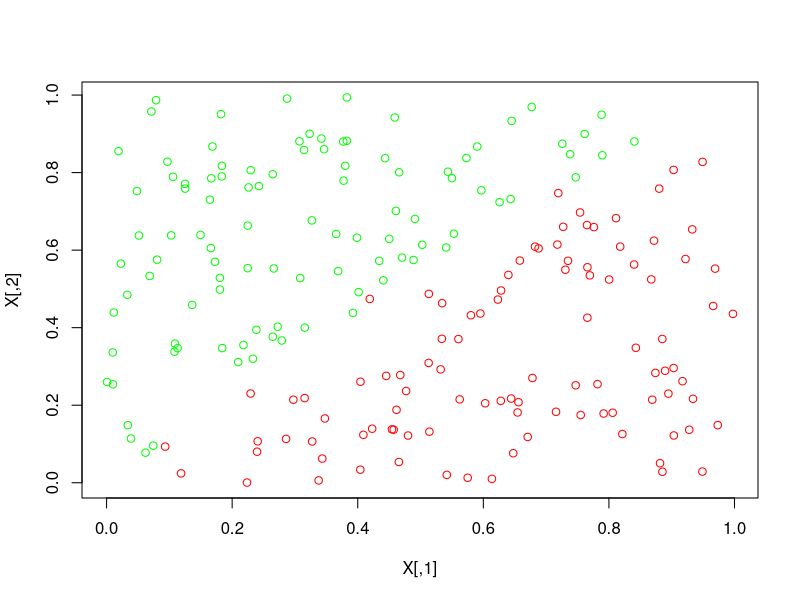

This chart was generated by the following R code: (Note: this script raises an error after producing the figure.)
generate_points <- function(N, include_func, direction, B_N, B_P) {
    # Create set of 2D points, with binary categorisation split
    # fuzzily either side of 2 2D decision boundary.
    points = matrix(nrow=0, ncol=2)
    while(dim(points)[1] < N)
    {
        P = c(runif(1), runif(1))
        signed_dist = (B_N %*% (P - B_P))[1]
        include_prob = include_func(signed_dist, direction)
        if(runif(1) > include_prob)
            next
        points = rbind(points, P)
    }
    return(points)
}

include_func <- function(signed_dist, direction) {
    # Given a signed distance value from the decision boundary,
    # return whether point is included
    include_prob = 0.5 * (10 * direction * signed_dist + 1)
    include_prob = pmax(pmin(include_prob, 1.0), 0.0)
    include_prob = include_prob ^ 1
    include_prob
}

create_data <- function(N, B_P, B_D) {
    # Create 2D points data, with binary classification indicator
    # and corresponding display color
    B_N = c(-1.0 * B_D[2], B_D[1])

    set_A = generate_points(N/2, include_func, 1.0, B_N, B_P)
    set_B = generate_points(N/2, include_func, -1.0, B_N, B_P)
    X0 = rbind(set_A, set_B)
    Y0 = c(rep(-1, N/2), rep(1, N/2))

    indices0 = rep(0, N)
    for(i in 1:N)
        indices0[i] = i

    indices = sample(indices0, replace=FALSE)

    data = matrix(nrow=0, ncol=4)

    for(i in 1:N)
    {
        if(Y0[indices[i]] == 1)
            col = "red"
        else
            col = "green"
        data = rbind(data, c(X0[indices[i],], Y0[indices[i]], col))
    }
    return(data)
}

objective_function <- function(X, Y, DELTAS){
    # The objective function of the SVM optimisation.
    tmp = 0
    for(i in 1:N)
    {
        for(k in 1:N)
        {
            tmp = tmp + DELTAS[i] * DELTAS[k] * Y[i] * Y[k] * as.numeric(X[i,] %*% X[k,])
        }
    }

    sum(DELTAS) - 0.5 * tmp
}

objective_reduced <- function(X, Y, ZETA, DELTAS, i1, i2) {
    # Determine the values of the 2 indicated variables which maximise
    # the objective function when all other variables are held constant 
    d1_lin = 0.0
    d2_lin = 0.0
    d1_quad = 0.0
    d2_quad = 0.0
    cross_quad = 0.0

    for(i in 1:N)
    {
        for(k in 1:N)
        {
            if((i == i1)&&(k == i1))
                d1_quad = d1_quad - 0.5 * (Y[i] * Y[k] * as.numeric(X[i,] %*% X[k,]))
                next
            if((i == i1)&&(k == i2))
                cross_quad = cross_quad - 0.5 * ( Y[i] * Y[k] * as.numeric(X[i,] %*% X[k,]))
                next
            if((i == i2)&&(k == i1))
                cross_quad = cross_quad - 0.5 * (Y[i] * Y[k] * as.numeric(X[i,] %*% X[k,]))
                next
            if((i == i2)&&(k == i2))
                d2_quad = d2_quad - 0.5 * ( Y[i] * Y[k] * as.numeric(X[i,] %*% X[k,]))
                next

            if((i == i1)||(k == i1))
                d1_lin = d1_lin - 0.5 * (Y[i] * Y[k] * as.numeric(X[i,] %*% X[k,]))
                next
            if((i == i2)||(k == i2))
                d2_lin = d2_lin - 0.5 * (Y[i] * Y[k] * as.numeric(X[i,] %*% X[k,]))
                next
        }
    }

    b = d2_lin - Y[i1] * Y[i2] * d1_lin - d1_quad * Y[i1]^2 * 2 * ZETA * Y[i2] + cross_quad * Y[i1] * ZETA + 1 - Y[i1]*Y[i2]
    a = d2_quad + d1_quad * Y[i1]^2 * Y[i2]^2 - cross_quad * Y[i1] * Y[i2]

    c(a, b)
}

# 200 points
N = 200

# Linear decision boundary
B_P = c(0.5, 0.5)
B_D = c(1.0, 1.0)

# Generate data
data = create_data(N, B_P, B_D)

# Unpack & display data
X = data[,1:2]
Y = data[,3]
cols = data[,4]
plot(X, col=cols)


# Solve the SVM
tolerance = 0.01
C = 1
iter = 1
DELTAS = runif(N) * C

while(1)
{
    val = objective_function(X, Y, DELTAS)

    DELTAS_NEW = rep(0, N)
    for(half in 0:(N/2 - 1))
    {
        i1 = half * 2 + 1
        i2 = i1 + 1

        ZETA = 0.0
        for(i in 1:N)
        {
            if(i == i1 || i == i2)
                next
            ZETA = ZETA - DELTAS[i] * Y[i]
        }

        tmp = objective_reduced(X, Y, ZETA, DELTAS, i1, i2)
        a = tmp[1]
        b = tmp[2]

        d2 = -1.0 * b / (2.0 * a)
        d2 = max(d2, 0.0)
        d2 = min(d2, C)

        d1 = Y[i1]*(ZETA - d2*Y[i2])

        d1 = max(d1, 0.0)
        d1 = min(d1, C)

        DELTAS[i1] = d1
        DELTAS[i2] = d2
    }
}

# Display the data again, with support vectors highlighted
# in blue.
for(i in 1:N)
{
    if(DELTAS[i] != 0.0)
    {
        cols[i] = "blue"
    }
}
plot(c(set_A[,1], set_B[,1]), c(set_A[,2],set_B[,2]), col=cols)

# Compute the decision boundary vector from the support vector values
B = c(0, 0)
for(i in 1:N)
{
    if(DELTAS[i] > 0.0)
    {
        B = B + DELTAS[i] * X[i,] * Y[i]
    }
}
B = B / as.numeric(sqrt(B%*%B))

# Compute the constant term of the decision boundary
tmp = c(0)
for(i in 1:N)
{
    if(DELTAS[i] > 0.0)
    {
        r = C - DELTAS[i]
        if(r != 0)
        {
            B0 = Y[i] - as.numeric(B %*% X[i,])
            tmp = append(tmp, B0)
        }
    }
}
B0 = mean(tmp)

# Add the decision boundary to the plot.
grad = c(B[2], -1.0 * B[1])
m = grad[2] / grad[1]

fx <- function(x)
{
    B0 + m * x
}

curve(fx, add=TRUE)
